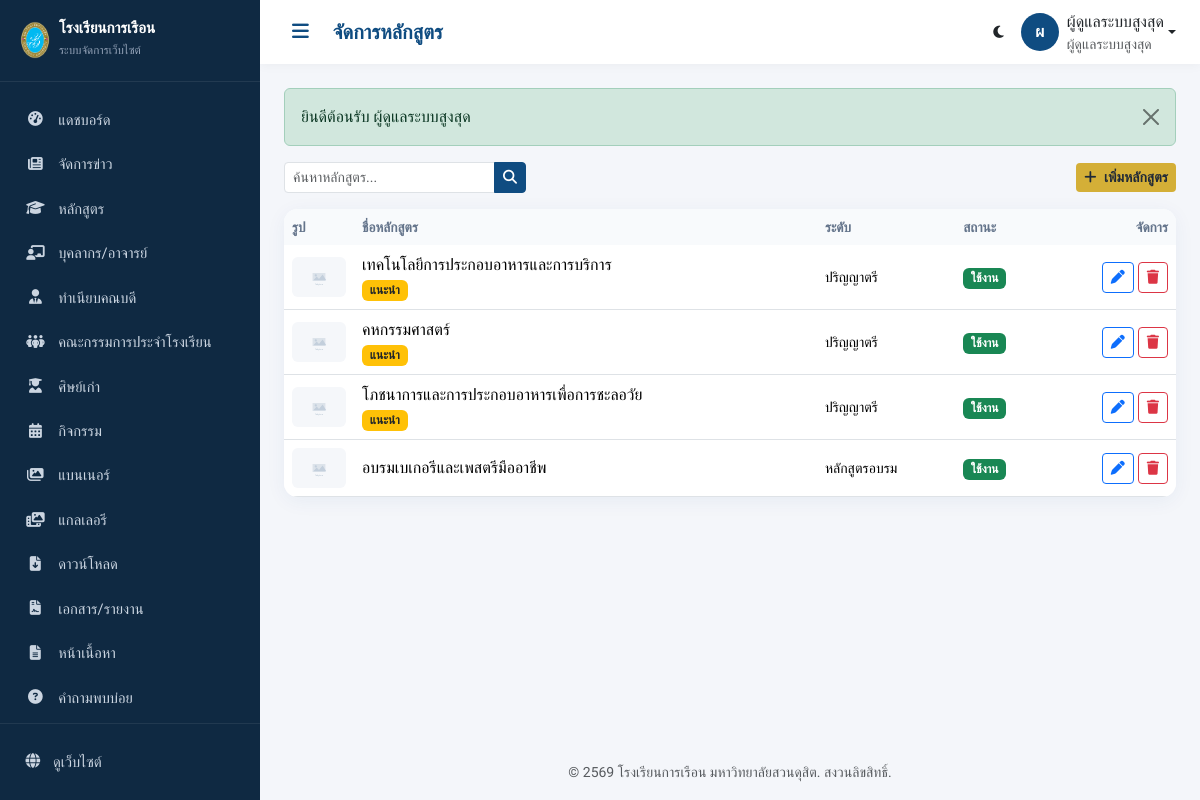
Screenshot of /admin/programs (signed in) with the database file from the repository.
### tables this page shows
CREATE TABLE `programs` (
  `id`            INT UNSIGNED NOT NULL AUTO_INCREMENT,
  `department_id` INT UNSIGNED DEFAULT NULL,
  `name`          VARCHAR(255) NOT NULL,
  `name_en`       VARCHAR(255) DEFAULT NULL,
  `slug`          VARCHAR(280) NOT NULL,
  `level`         ENUM('bachelor','master','doctoral','training') NOT NULL DEFAULT 'bachelor'
                  COMMENT 'ระดับ: ตรี/โท/เอก/อบรม',
  `degree`        VARCHAR(200) DEFAULT NULL COMMENT 'ชื่อปริญญา',
  `duration`      VARCHAR(100) DEFAULT NULL COMMENT 'ระยะเวลาเรียน',
  `credits`       VARCHAR(50)  DEFAULT NULL COMMENT 'หน่วยกิต',
  `tuition_fee`   VARCHAR(150) DEFAULT NULL COMMENT 'ค่าใช้จ่าย',
  `overview`      TEXT DEFAULT NULL COMMENT 'ภาพรวมหลักสูตร',
  `qualification` TEXT DEFAULT NULL COMMENT 'คุณสมบัติผู้สมัคร',
  `careers`       TEXT DEFAULT NULL COMMENT 'อาชีพหลังจบ',
  `content`       LONGTEXT DEFAULT NULL,
  `cover_image`   VARCHAR(255) DEFAULT NULL,
  `pdf_file`      VARCHAR(255) DEFAULT NULL COMMENT 'ไฟล์รายละเอียดหลักสูตร',
  `apply_url`     VARCHAR(255) DEFAULT NULL COMMENT 'ลิงก์สมัครเรียน',
  `is_featured`   TINYINT(1) NOT NULL DEFAULT 0,
  `sort_order`    INT NOT NULL DEFAULT 0,
  `meta_title`    VARCHAR(255) DEFAULT NULL,
  `meta_description` VARCHAR(300) DEFAULT NULL,
  `status`        ENUM('active','inactive') NOT NULL DEFAULT 'active',
  `created_at`    DATETIME DEFAULT NULL,
  `updated_at`    DATETIME DEFAULT NULL,
  `deleted_at`    DATETIME DEFAULT NULL,
  PRIMARY KEY (`id`),
  UNIQUE KEY `uq_program_slug` (`slug`),
  KEY `idx_program_level` (`level`),
  KEY `idx_program_dept` (`department_id`),
  CONSTRAINT `fk_program_dept` FOREIGN KEY (`department_id`) REFERENCES `departments`(`id`) ON DELETE SET NULL
);

### app/core/View.php (called while the page is built, shortened)
<?php
class View
{
    public static function render(string $view, array $data = [], ?string $layout = 'public'): void
    {
        $viewFile = VIEW_PATH . '/' . $view . '.php';
        extract($data, EXTR_SKIP);
        require $viewFile;
        $layoutFile = VIEW_PATH . '/layouts/' . $layout . '.php';
        require $layoutFile;
    }
}

### app/core/Controller.php (called while the page is built, shortened)
<?php
abstract class Controller
{
    protected function model(string $name)
    {
        $file = APP_PATH . '/models/' . $name . '.php';
        return new $name();
    }
    protected function adminView(string $view, array $data = []): void
    {
        if (!str_starts_with($view, 'admin/')) {
            $view = 'admin/' . $view;
        }
        View::render($view, $data, 'admin');
    }
    protected function query(string $key, $default = null)
    {
        return $_GET[$key] ?? $default;
    }
}

### app/controllers/admin/ProgramsController.php (called while the page is built, shortened)
<?php
class ProgramsController extends AdminController
{
    public function index(): void
    {
        $page = (int)$this->query('page', 1);
        $q = trim((string)$this->query('q', ''));
        $searchSql = $q !== '' ? 'name LIKE :q' : '';
        $searchParams = $q !== '' ? ['q' => "%{$q}%"] : [];
        $pager = $this->model('Program')->paginate($page, ADMIN_PER_PAGE, [], 'sort_order ASC, id DESC', $searchSql, $searchParams);
        $this->adminView('programs/index', ['title' => 'จัดการหลักสูตร', 'pager' => $pager, 'q' => $q]);
    }
}

### app/core/App.php (called while the page is built, shortened)
<?php
class App
{
    private string $method = DEFAULT_METHOD;
    private bool   $isAdmin = false;
    public function run(): void
    {
        $url = $this->parseUrl();
        if (!empty($url) && strtolower($url[0]) === 'admin') {
            $this->isAdmin = true;
            array_shift($url);
            $controllerDir = APP_PATH . '/controllers/admin/';
        } else {
            $controllerDir = APP_PATH . '/controllers/';
            $namespacePrefix = '';
        }
        if (!empty($url[0])) {
            $candidate = ucfirst($url[0]) . 'Controller';
            if (file_exists($controllerDir . $candidate . '.php')) {
                array_shift($url);
            } elseif ($this->isAdmin) {
                $this->controllerName = 'DashboardController';
            }
        }
        $controller = new $className();
        $this->params = $url ? array_values($url) : [];
        call_user_func_array([$controller, $this->method], $this->params);
    }
    private function parseUrl(): array
    {
        $url = rtrim($_GET['url'], '/');
        $url = filter_var($url, FILTER_SANITIZE_URL);
        return explode('/', $url);
    }
}

### public/index.php (called while the page is built)
<?php
require_once __DIR__ . '/../app/core/bootstrap.php';
$app = new App();
$app->run();

### app/core/bootstrap.php (called while the page is built, shortened)
<?php
spl_autoload_register(function ($class) {
    $short = str_contains($class, '\\') ? substr(strrchr($class, '\\'), 1) : $class;
    $paths = [
        APP_PATH . '/core/' . $short . '.php',
        APP_PATH . '/helpers/' . $short . '.php',
        APP_PATH . '/models/' . $short . '.php',
        APP_PATH . '/middleware/' . $short . '.php',
    ];
    foreach ($paths as $path) {
        if (file_exists($path)) {
            return;
        }
    }
});
require_once APP_PATH . '/helpers/functions.php';

### app/core/Model.php (called while the page is built, shortened)
<?php
abstract class Model
{
    protected Database $db;
    protected string $table = '';
    protected bool $softDelete = true;
    public function __construct()
    {
        $this->db = new Database();
    }
    public function paginate(int $page = 1, int $perPage = 15, array $conditions = [], string $orderBy = 'id DESC', string $searchSql = '', array $searchParams = []): array
    {
        [$whereSql, $params] = $this->buildWhere($conditions);
        $total = (int)$this->db->query("SELECT COUNT(*) FROM {$this->table} {$whereSql}")
                               ->bind($params)->column();
        $page = max(1, $page);
        $offset = ($page - 1) * $perPage;
        $sql = "SELECT * FROM {$this->table} {$whereSql} ORDER BY {$orderBy} LIMIT {$perPage} OFFSET {$offset}";
        $data = $this->db->query($sql)->bind($params)->all();
        return [
            'data'        => $data,
            'total'       => $total,
            'page'        => $page,
            'per_page'    => $perPage,
            'total_pages' => (int)ceil($total / $perPage),
        ];
    }
    protected function buildWhere(array $conditions): array
    {
        $clauses = [];
        $params = [];
        foreach ($conditions as $col => $val) {
            $clauses[] = "{$col} = :w_{$col}";
            $params["w_{$col}"] = $val;
        }
        if ($this->softDelete) {
            $clauses[] = "deleted_at IS NULL";
        }
        $sql = $clauses ? 'WHERE ' . implode(' AND ', $clauses) : '';
        return [$sql, $params];
    }
}

### app/config/database.php (called while the page is built)
<?php
return [
    'host'     => '127.0.0.1',
    'port'     => '3306',
    'database' => 'fooddusit_db',
    'username' => 'root',
    'password' => '',
    'charset'  => 'utf8mb4',
    'collation'=> 'utf8mb4_unicode_ci',
    'options'  => [
        PDO::ATTR_ERRMODE            => PDO::ERRMODE_EXCEPTION,
        PDO::ATTR_DEFAULT_FETCH_MODE => PDO::FETCH_ASSOC,
        PDO::ATTR_EMULATE_PREPARES   => false,
        PDO::ATTR_PERSISTENT         => false,
    ],
];

### app/core/Database.php (called while the page is built, shortened)
<?php
class Database
{
    private static ?PDO $instance = null;
    private $stmt = null;
    public static function pdo(): PDO
    {
        if (self::$instance === null) {
            $config = require APP_PATH . '/config/database.php';
            $dsn = sprintf(
                'mysql:host=%s;port=%s;dbname=%s;charset=%s',
                $config['host'],
                $config['port'],
                $config['database'],
                $config['charset']
            );
            try {
                self::$instance = new PDO(
                    $dsn,
                    $config['username'],
                    $config['password'],
                    $config['options']
                );
            } catch (PDOException $e) {
                if (APP_ENV === 'development') {
                    die('เชื่อมต่อฐานข้อมูลไม่สำเร็จ: ' . $e->getMessage());
                }
                error_log('DB Connection Error: ' . $e->getMessage());
                die('ขออภัย ระบบไม่สามารถเชื่อมต่อฐานข้อมูลได้ในขณะนี้');
            }
        }
        return self::$instance;
    }
    public function query(string $sql): self
    {
        $this->stmt = self::pdo()->prepare($sql);
        return $this;
    }
    public function bind(array $params): self
    {
        foreach ($params as $key => $value) {
            $type = match (true) {
                is_int($value)  => PDO::PARAM_INT,
                is_bool($value) => PDO::PARAM_BOOL,
                is_null($value) => PDO::PARAM_NULL,
                default         => PDO::PARAM_STR,
            };
            $param = is_int($key) ? $key + 1 : ':' . ltrim($key, ':');
            $this->stmt->bindValue($param, $value, $type);
        }
        return $this;
    }
    public function execute(array $params = []): bool
    {
        return $params ? $this->stmt->execute($params) : $this->stmt->execute();
    }
    public function all(array $params = []): array
    {
        $this->execute($params ?: []);
        return $this->stmt->fetchAll();
    }
    public function column(array $params = [])
    {
        $this->execute($params ?: []);
        return $this->stmt->fetchColumn();
    }
}

### app/models/Program.php (called while the page is built, shortened)
<?php
class Program extends Model
{
    public static function levelLabel(string $level): string
    {
        return [
            'bachelor' => 'ปริญญาตรี',
            'master'   => 'ปริญญาโท',
            'doctoral' => 'ปริญญาเอก',
            'training' => 'หลักสูตรอบรม',
        ][$level] ?? $level;
    }
}

### app/views/admin/programs/index.php (the view, shortened to what this page needs)
<div class="d-flex flex-wrap justify-content-between align-items-center mb-3 gap-2">
  <form class="d-flex" method="get" action="<?= url('admin/programs') ?>" style="max-width:340px">
    <div class="input-group input-group-sm">
      <input type="text" name="q" class="form-control" placeholder="ค้นหาหลักสูตร..." value="<?= e($q) ?>">
      <button class="btn btn-primary"><i class="fa-solid fa-magnifying-glass"></i></button>
    </div>
  </form>
  <a href="<?= url('admin/programs/create') ?>" class="btn btn-gold btn-sm"><i class="fa-solid fa-plus me-1"></i> เพิ่มหลักสูตร</a>
</div>
<div class="table-card">
  <div class="table-responsive">
    <table class="table table-hover align-middle mb-0">
      <thead><tr><th style="width:70px">รูป</th><th>ชื่อหลักสูตร</th><th>ระดับ</th><th>สถานะ</th><th class="text-end">จัดการ</th></tr></thead>
      <tbody>
        <?php foreach ($pager['data'] as $p): ?>
          <tr class="<?= $p['deleted_at'] ? 'table-secondary opacity-75' : '' ?>">
            <td><img src="<?= upload_url($p['cover_image']) ?>" class="table-img" alt=""></td>
            <td>
              <div class="fw-500"><?= e($p['name']) ?></div>
              <?php if ($p['is_featured']): ?><span class="badge bg-warning text-dark">แนะนำ</span><?php endif; ?>
            </td>
            <td class="small"><?= e(\Program::levelLabel($p['level'])) ?></td>
            <td><?= status_badge($p['status']) ?></td>
            <td class="text-end text-nowrap">
              <?php if ($p['deleted_at']): ?>
                <a href="<?= url('admin/programs/restore/' . $p['id']) ?>" class="btn btn-sm btn-outline-success" data-confirm="กู้คืนหลักสูตรนี้?"><i class="fa-solid fa-rotate-left"></i></a>
              <?php else: ?>
                <a href="<?= url('admin/programs/edit/' . $p['id']) ?>" class="btn btn-sm btn-outline-primary"><i class="fa-solid fa-pen"></i></a>
                <a href="<?= url('admin/programs/delete/' . $p['id']) ?>" class="btn btn-sm btn-outline-danger" data-confirm="ลบหลักสูตรนี้?"><i class="fa-solid fa-trash"></i></a>
              <?php endif; ?>
            </td>
          </tr>
        <?php endforeach; ?>
      </tbody>
    </table>
  </div>
</div>

### app/helpers/functions.php (shortened to what this page needs)
<?php
function url(string $path = ''): string
{
    return BASE_URL . ltrim($path, '/');
}
function asset(string $path): string
{
    $rel = ltrim($path, '/');
    $url = BASE_URL . 'public/assets/' . $rel;
    $file = PUBLIC_PATH . '/assets/' . $rel;
    if (is_file($file)) {
        $url .= '?v=' . filemtime($file);
    }
    return $url;
}
function upload_url(?string $path): string
{
    if (empty($path)) {
        return asset('images/placeholder.svg');
    }
    return BASE_URL . 'public/uploads/' . ltrim($path, '/');
}
function e($value): string
{
    return htmlspecialchars((string)$value, ENT_QUOTES | ENT_HTML5, 'UTF-8');
}
function flash_messages(): string
{
    $html = '';
    $map = ['success' => 'success', 'error' => 'danger', 'warning' => 'warning', 'info' => 'info'];
    foreach ($_SESSION['flash'] as $type => $msg) {
        $cls = $map[$type] ?? 'info';
        $html .= '<div class="alert alert-' . $cls . ' alert-dismissible fade show" role="alert">'
               . e($msg)
               . '<button type="button" class="btn-close" data-bs-dismiss="alert"></button></div>';
    }
    return $html;
}
function status_badge(string $status): string
{
    $map = [
        'active'    => ['success', 'ใช้งาน'],
        'inactive'  => ['secondary', 'ปิดใช้งาน'],
        'published' => ['success', 'เผยแพร่'],
        'draft'     => ['warning', 'ฉบับร่าง'],
        'pending'   => ['info', 'รอตรวจ'],
    ];
    [$cls, $label] = $map[$status] ?? ['secondary', $status];
    return '<span class="badge bg-' . $cls . '">' . e($label) . '</span>';
}

### public/assets/css/admin.css (style rules this page uses)
:root { --primary: #0F4C81; --primary-dark: #0a3a63; --gold: #D4AF37; --sidebar-w: 260px; --sidebar-bg: #0f2942; --admin-bg: #f4f6fa; --card-radius: 14px; }
* { box-sizing: border-box; }
body { font-family: 'Sarabun', sans-serif; background: var(--admin-bg); margin: 0; }
.table-card { background: #fff; border-radius: var(--card-radius); overflow: hidden; box-shadow: 0 4px 20px rgba(15,76,129,.06); }
.table thead th { background: #f8fafc; font-weight: 600; font-size: .85rem; color: #64748b; border: none; }
.table td { vertical-align: middle; }
.table-img { width: 54px; height: 40px; object-fit: cover; border-radius: 6px; }
.btn-primary { background: var(--primary); border-color: var(--primary); }
.btn-gold { background: var(--gold); border: none; color: #1f2937; font-weight: 600; }

### rows the page displays
programs: name "เทคโนโลยีการประกอบอาหารและการบริการ", is_featured "แนะนำ", level "ปริญญาตรี"
programs: name "คหกรรมศาสตร์", is_featured "แนะนำ", level "ปริญญาตรี"
programs: name "โภชนาการและการประกอบอาหารเพื่อการชะลอวัย", is_featured "แนะนำ", level "ปริญญาตรี"
programs: name "อบรมเบเกอรีและเพสตรีมืออาชีพ", level "หลักสูตรอบรม"

### other values shown
$label "แดชบอร์ด"
$label "จัดการข่าว"
$label "หลักสูตร"
$label "บุคลากร/อาจารย์"
$label "ทำเนียบคณบดี"
$label "คณะกรรมการประจำโรงเรียน"
$label "ศิษย์เก่า"
$label "กิจกรรม"
$label "แบนเนอร์"
$label "แกลเลอรี"
$label "ดาวน์โหลด"
$label "เอกสาร/รายงาน"
$label "หน้าเนื้อหา"
$label "คำถามพบบ่อย"
$title "จัดการหลักสูตร"
